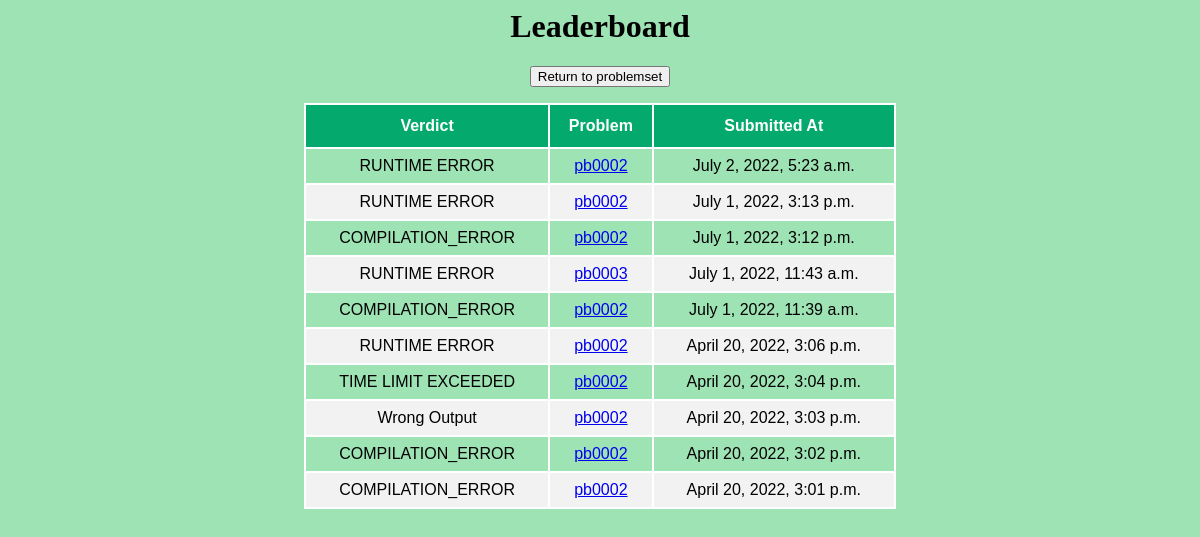
Page /leaderboard/ on the committed database.
### judge/models.py (models this page shows, shortened)
class Solution(models.Model):
    class Verdict(models.TextChoices):
        Success = "SUCCESS"
        COMPILATION_ERROR = "COMPILATION_ERROR"
        Wrong_Output = "Wrong Output"
        Time_Limit_Exceeded = "TIME LIMIT EXCEEDED"
        Runtime_Error = "RUNTIME ERROR"
    problem = models.ForeignKey(Problem, on_delete=models.CASCADE)
    verdict = models.CharField(
        max_length=20,
        choices=Verdict.choices
    )
    submittedAt = models.DateTimeField(auto_now_add=True, blank=True)

class Problem(models.Model):
    class Difficulty(models.TextChoices):
        easy = "EASY"
        medium = "MEDIUM"
        hard = "HARD"
    name = models.CharField(max_length=50)
    statement = models.CharField(max_length=500)
    code = models.CharField(max_length=10)
    difficulty = models.CharField(
        max_length=6,
        choices=Difficulty.choices,
        default=Difficulty.easy
    )

### judge/views.py (the view)
# urls.py: path('leaderboard/', views.leaderboard, name = 'leaderboard')
def leaderboard(request):
    recent_submissions = Solution.objects.all().order_by('-submittedAt')[:10]
    return render(request, 'judge/leaderboard.html', {"result": recent_submissions})

### judge/templates/judge/leaderboard.html (shortened to what this page needs)
<html>
<head>
</head>
<body align='center'>
    <h1>Leaderboard</h1>
    <form>
        <button formaction="/problemset">Return to problemset</button>
    </form>
    <table id="submissions">
        <thead>
            <tr>
                <th>Verdict</th>
                <th>Problem</th>
                <th>Submitted At</th>
            </tr>
        </thead>
        <tbody>
            {% for res in result %}
            <tr>
                <td>{{res.verdict}}</td>
                <td><a href="{% url 'detail' res.problem.id %}">{{res.problem.code}}</a></td>
                <td>{{res.submittedAt}}</td>
            </tr>
            {% endfor %}
        </tbody>
    </table>
</body>
</html>

### judge/templates/judge/leaderboard.html (style rules this page uses)
body { background-color: #9EE3B4; }
#submissions { font-family: Arial, Helvetica, sans-serif; border-collapse: collapse; width: 50%; margin: auto; border: 2px solid white; }
#submissions td, #submissions th { border: 2px solid white; padding: 8px; text-align: center; }
#submissions tr:nth-child(even) { background-color: #f2f2f2; }
#submissions th { padding-top: 12px; padding-bottom: 12px; text-align: center; background-color: #04AA6D; color: white; }

### rows in the picture
Solution: verdict "RUNTIME ERROR", problem.code "pb0002", submittedAt "July 2, 2022, 5:23 a.m."
Solution: verdict "RUNTIME ERROR", problem.code "pb0002", submittedAt "July 1, 2022, 3:13 p.m."
Solution: verdict "COMPILATION_ERROR", problem.code "pb0002", submittedAt "July 1, 2022, 3:12 p.m."
Solution: verdict "RUNTIME ERROR", problem.code "pb0003", submittedAt "July 1, 2022, 11:43 a.m."
Solution: verdict "COMPILATION_ERROR", problem.code "pb0002", submittedAt "July 1, 2022, 11:39 a.m."
Solution: verdict "RUNTIME ERROR", problem.code "pb0002", submittedAt "April 20, 2022, 3:06 p.m."
Solution: verdict "TIME LIMIT EXCEEDED", problem.code "pb0002", submittedAt "April 20, 2022, 3:04 p.m."
Solution: verdict "Wrong Output", problem.code "pb0002", submittedAt "April 20, 2022, 3:03 p.m."
Solution: verdict "COMPILATION_ERROR", problem.code "pb0002", submittedAt "April 20, 2022, 3:02 p.m."
Solution: verdict "COMPILATION_ERROR", problem.code "pb0002", submittedAt "April 20, 2022, 3:01 p.m."
